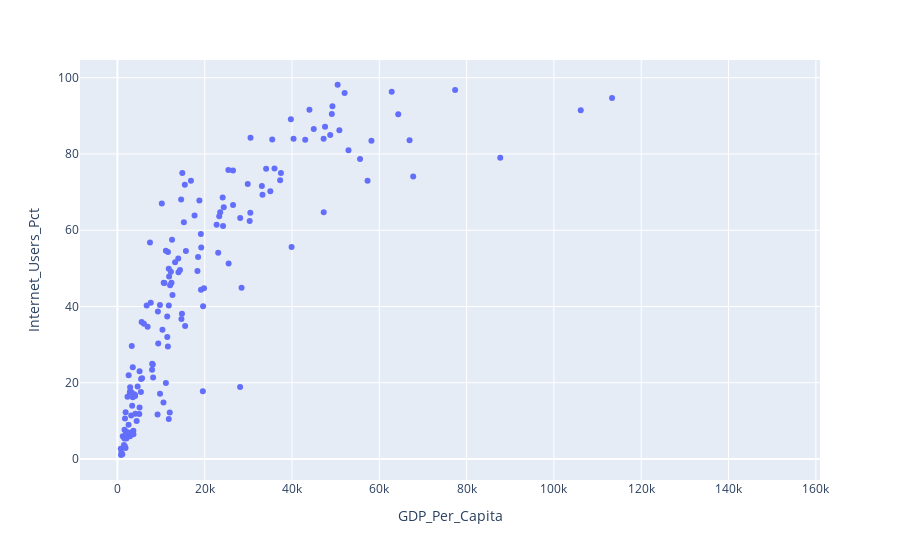

Source (notebook cell):
### Code cell
#23
import plotly.express as px

graph = px.scatter(gdp_and_internet_use_2014,
    x=gdp_and_internet_use_2014["GDP_Per_Capita"],
    y=gdp_and_internet_use_2014["Internet_Users_Pct"],
    hover_name="Country", hover_data=["GDP_Per_Capita", "Internet_Users_Pct"]
)
graph.show()

### Figure 1 — Plotly figure (JSON) as saved in the notebook; plotly's stock layout.template omitted (floating-point values rounded to 4 significant figures; data arrays with more than 128 entries replaced by an {"elided": "..."} marker saying what was removed)
{"data": [{"hovertemplate": "<b>%{hovertext}</b><br><br>GDP_Per_Capita=%{x}<br>Internet_Users_Pct=%{y}<extra></extra>", "hovertext": {"elided": "284 str values"}, "legendgroup": "", "marker": {"color": "#636efa", "symbol": "circle"}, "mode": "markers", "name": "", "orientation": "v", "showlegend": false, "type": "scatter", "x": {"elided": "284 float values"}, "xaxis": "x", "y": {"elided": "284 float values"}, "yaxis": "y"}], "layout": {"autosize": true, "legend": {"tracegroupgap": 0}, "margin": {"t": 60}, "xaxis": {"anchor": "y", "autorange": true, "domain": [0, 1], "range": [-8359.0, 160700.0], "title": {"text": "GDP_Per_Capita"}, "type": "linear"}, "yaxis": {"anchor": "x", "autorange": true, "domain": [0, 1], "range": [-6.534, 105.7], "title": {"text": "Internet_Users_Pct"}, "type": "linear"}}}
